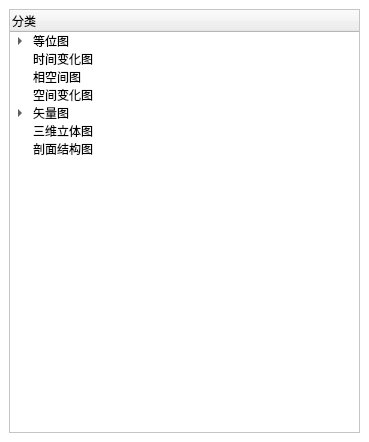
<?xml version="1.0" encoding="UTF-8"?>
<ui version="4.0">
 <class>DockWidget_resultTree</class>
 <widget class="QDockWidget" name="DockWidget_resultTree">
  <property name="windowModality">
   <enum>Qt::NonModal</enum>
  </property>
  <property name="geometry">
   <rect>
    <x>0</x>
    <y>0</y>
    <width>369</width>
    <height>442</height>
   </rect>
  </property>
  <property name="contextMenuPolicy">
   <enum>Qt::DefaultContextMenu</enum>
  </property>
  <property name="acceptDrops">
   <bool>false</bool>
  </property>
  <property name="autoFillBackground">
   <bool>false</bool>
  </property>
  <property name="inputMethodHints">
   <set>Qt::ImhNone</set>
  </property>
  <property name="features">
   <set>QDockWidget::NoDockWidgetFeatures</set>
  </property>
  <property name="allowedAreas">
   <set>Qt::NoDockWidgetArea</set>
  </property>
  <property name="windowTitle">
   <string/>
  </property>
  <widget class="QWidget" name="dockWidget_resultFig">
   <property name="palette">
    <palette>
     <active>
      <colorrole role="Window">
       <brush brushstyle="SolidPattern">
        <color alpha="255">
         <red>255</red>
         <green>255</green>
         <blue>255</blue>
        </color>
       </brush>
      </colorrole>
     </active>
     <inactive>
      <colorrole role="Window">
       <brush brushstyle="SolidPattern">
        <color alpha="255">
         <red>255</red>
         <green>255</green>
         <blue>255</blue>
        </color>
       </brush>
      </colorrole>
     </inactive>
     <disabled>
      <colorrole role="Window">
       <brush brushstyle="SolidPattern">
        <color alpha="255">
         <red>255</red>
         <green>255</green>
         <blue>255</blue>
        </color>
       </brush>
      </colorrole>
     </disabled>
    </palette>
   </property>
   <property name="autoFillBackground">
    <bool>true</bool>
   </property>
   <layout class="QGridLayout" name="gridLayout">
    <item row="0" column="0">
     <widget class="QTreeWidget" name="treeWidget_resultFig">
      <property name="horizontalScrollBarPolicy">
       <enum>Qt::ScrollBarAsNeeded</enum>
      </property>
      <column>
       <property name="text">
        <string>分类</string>
       </property>
      </column>
      <item>
       <property name="text">
        <string>等位图</string>
       </property>
       <item>
        <property name="text">
         <string>二维等位图</string>
        </property>
       </item>
       <item>
        <property name="text">
         <string>三维等位图</string>
        </property>
       </item>
      </item>
      <item>
       <property name="text">
        <string>时间变化图</string>
       </property>
      </item>
      <item>
       <property name="text">
        <string>相空间图</string>
       </property>
      </item>
      <item>
       <property name="text">
        <string>空间变化图</string>
       </property>
      </item>
      <item>
       <property name="text">
        <string>矢量图</string>
       </property>
       <item>
        <property name="text">
         <string>二维矢量图</string>
        </property>
       </item>
       <item>
        <property name="text">
         <string>三维矢量图</string>
        </property>
       </item>
      </item>
      <item>
       <property name="text">
        <string>三维立体图</string>
       </property>
      </item>
      <item>
       <property name="text">
        <string>剖面结构图</string>
       </property>
      </item>
     </widget>
    </item>
   </layout>
  </widget>
 </widget>
 <resources/>
 <connections/>
</ui>
